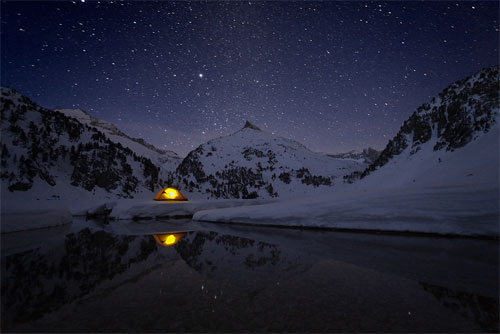
#> input picture MySubject/conv_program/testdata/01.bmp, 500 x 334 px, found by its file name; its folder holds only this picture in this run
$ python ren.py testdata/01.bmp   (older library calls are emulated)
#> lines starting #> are read from the running program, lines starting #| are printed output that depends on the picture
import cv2
import numpy as np
import sys

#############################################################################
##                           重み画像生成                                  ##
#############################################################################
def getWeight(img, eps=10.0):
    print('--------Product Weight Image---------')
    print('eps:' + str(eps))

    weightImg = 1.0 / (np.abs(img) + eps)
    return weightImg

#############################################################################
##                           勾配画像生成                                  ##
#############################################################################
def getGradient(img, Lambda=6.0, sigma=10.0, eps=10.0):
    print('--------Product Gradient Image---------')
    print('lambda:' + str(eps))
    print('sigma:' + str(eps))
    print('eps:' + str(eps))

    dst = img.copy()
    dst[dst < eps] = 0.0

    gradientImg = (1 + Lambda * np.exp(-np.abs(dst)/sigma)) * dst
    return gradientImg

def weightedMatrices(img, kernelX, kernelY, flag):

    if(flag == True):
        difImgX = cv2.filter2D(img, cv2.CV_64F, kernelX)
        weightImg = getWeight(difImgX, eps=10.0)
        gradientImg = getGradient(difImgX, Lambda=6.0, sigma=10.0, eps=10.0)

    else:
        difImgY = cv2.filter2D(img, cv2.CV_64F, kernelY)
        weightImg = getWeight(difImgY, eps=10.0)
        gradientImg = getGradient(difImgY, Lambda=6.0, sigma=10.0, eps=10.0)

    return weightImg, gradientImg


    ############################################################################
    ##         シグモイド関数                                                 ##
    ##         暗い部分を明るく詳細を強調し、明るい部分を強調して強調しすぎ   ##
    ############################################################################
    luminanceAdjusted = 2.0 * atan2(a * luminance) / 3.14

    ############################################################################
    ##         CLAHE(Contrast Limites Adaptive Histogram Equalization)        ##
    ##         最終的な強調結果をより自然にする                               ##
    ############################################################################
    clahe = cv2.createCLAHE(clipLimit=2.0, titleGridSize=(8, 8))
    maxb = clahe.apply(maxb)
    maxg = clahe.apply(maxg)
    maxr = clahe.apply(maxr)
    luminance = cv2.merge((maxb, maxg, maxr))

if __name__ == '__main__':
    imgName = sys.argv[1]
    img = cv2.imread('testdata/' + imgName)
#> img is the input picture: shape (334, 500, 3); mean B, G, R 54.1, 36.4, 34.5
    cv2.imshow("Input Image", img)
    cv2.waitKey()

    # BGRに分割
    b, g, r = cv2.split(img)
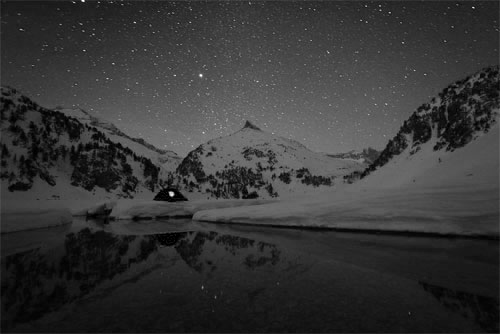
#> b: shape (334, 500); min 0, max 255, mean 54.1
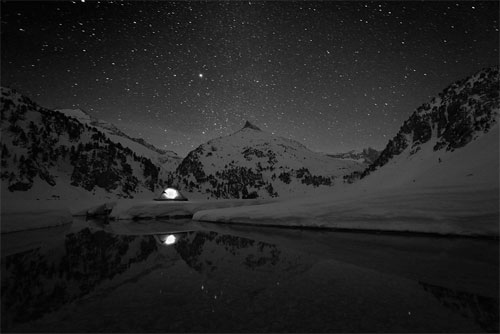
#> g: shape (334, 500); min 0, max 255, mean 36.4

    # カーネルX, カーネルY
    kernelX = np.array([[0, 0, 0],
                        [-1, 0, 1],
                        [0, 0, 0]])

    kernelY = np.array([[0, -1, 0],
                        [0, 0, 0],
                        [0, 1, 0]])

    weightB, gradientB = weightedMatrices(b, kernelX, kernelY, True)
#> in weightedMatrices, `difImgX = cv2.filter2D(img, cv2.CV_64F, kernelX)`:
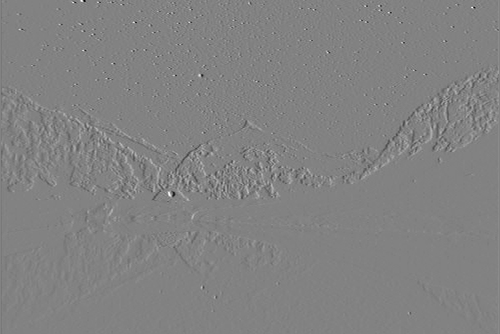
#> difImgX: shape (334, 500) float64; min -216, max 207, mean 0; drawn with min black and max white
#> in getGradient, `dst[dst < eps] = 0.0`:
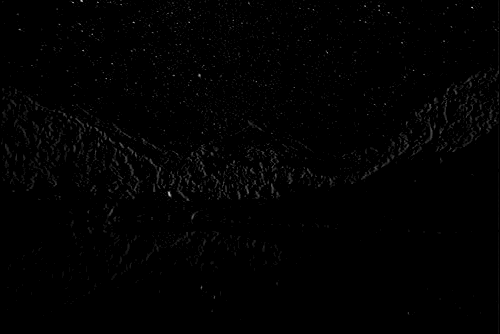
#> dst: shape (334, 500) float64; min 0, max 207, mean 1.8
    weightG, gradientG = weightedMatrices(g, kernelX, kernelY, True)
    weightR, gradientR = weightedMatrices(r, kernelX, kernelY, True)
#> call 3 of getWeight, with eps = 10
#> in getWeight (call 3), `weightImg = 1.0 / (np.abs(img) + eps)`:
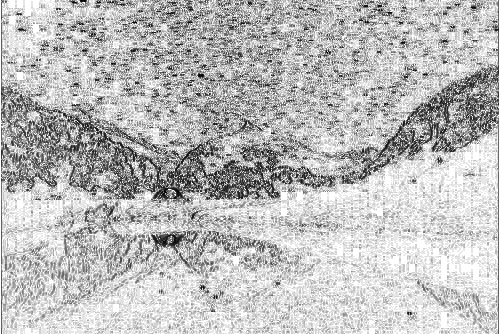
#> weightImg: shape (334, 500) float64; min 0.00427, max 0.1, mean 0.0753; drawn with min black and max white

    weightImg = cv2.merge((weightB, weightG, weightR))
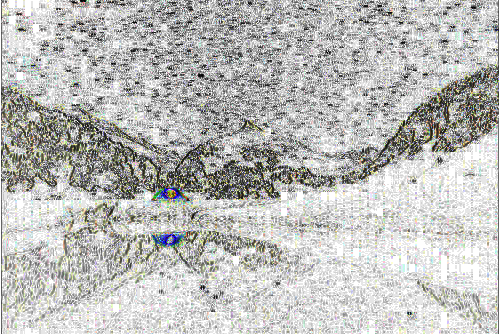
#> weightImg: shape (334, 500, 3) float64; mean B, G, R 0.0745, 0.0754, 0.0753; drawn with min black and max white
    gradientImg = cv2.merge((gradientB, gradientG, gradientR))
#> gradientImg: shape (334, 500, 3) float64

    print('--------Show Weight Image---------')
    cv2.imshow("Weight Image", weightImg)

    print('--------Show Gradient Image---------')
    cv2.imshow("Gradient Image", gradientImg)
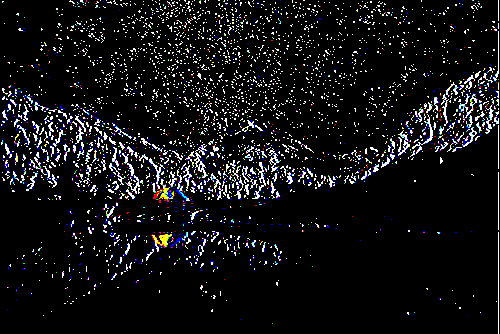
#> window 'Gradient Image': shape (334, 500, 3); mean B, G, R 20.6, 19, 19

    cv2.waitKey(0)

$ run again, on MySubject/conv_program/testdata/013.bmp
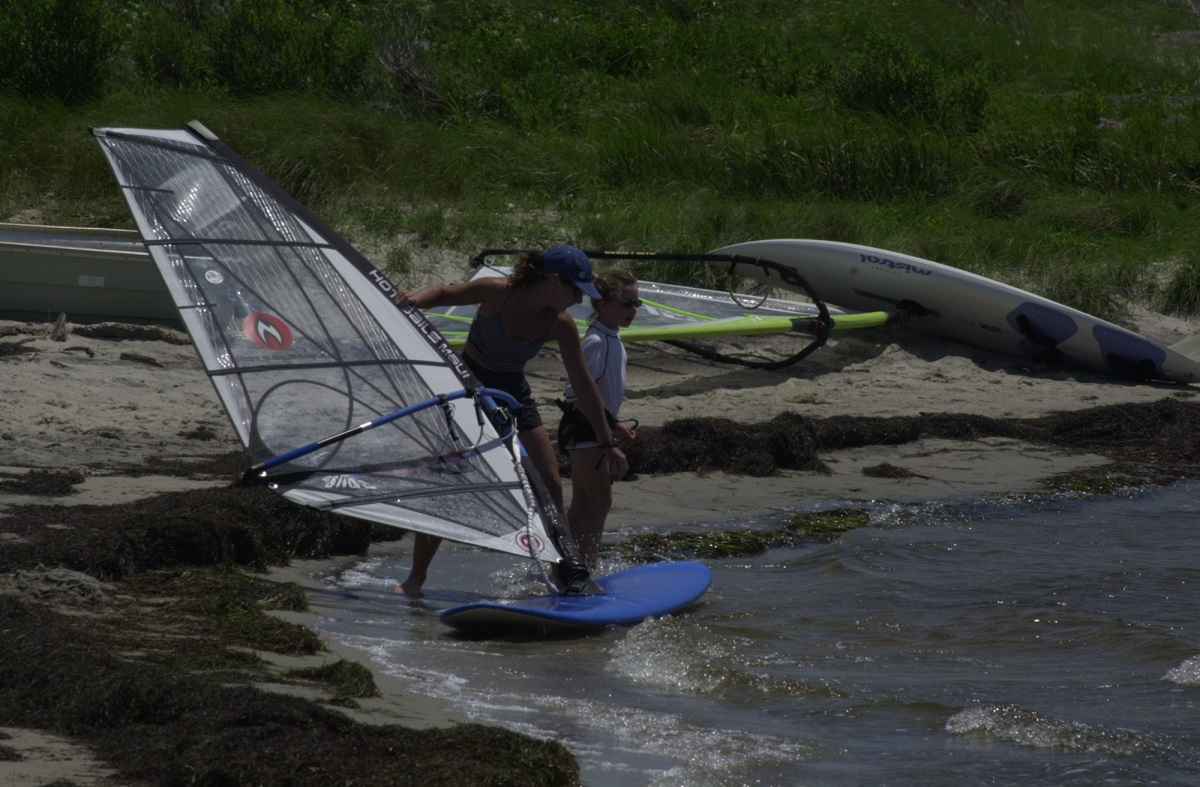
#> input picture MySubject/conv_program/testdata/013.bmp, 1200 x 787 px, found by its file name
#> img is the input picture: shape (787, 1200, 3); mean B, G, R 51, 57.5, 54.1
#> `weightImg = cv2.merge((weightB, weightG, weightR))`:
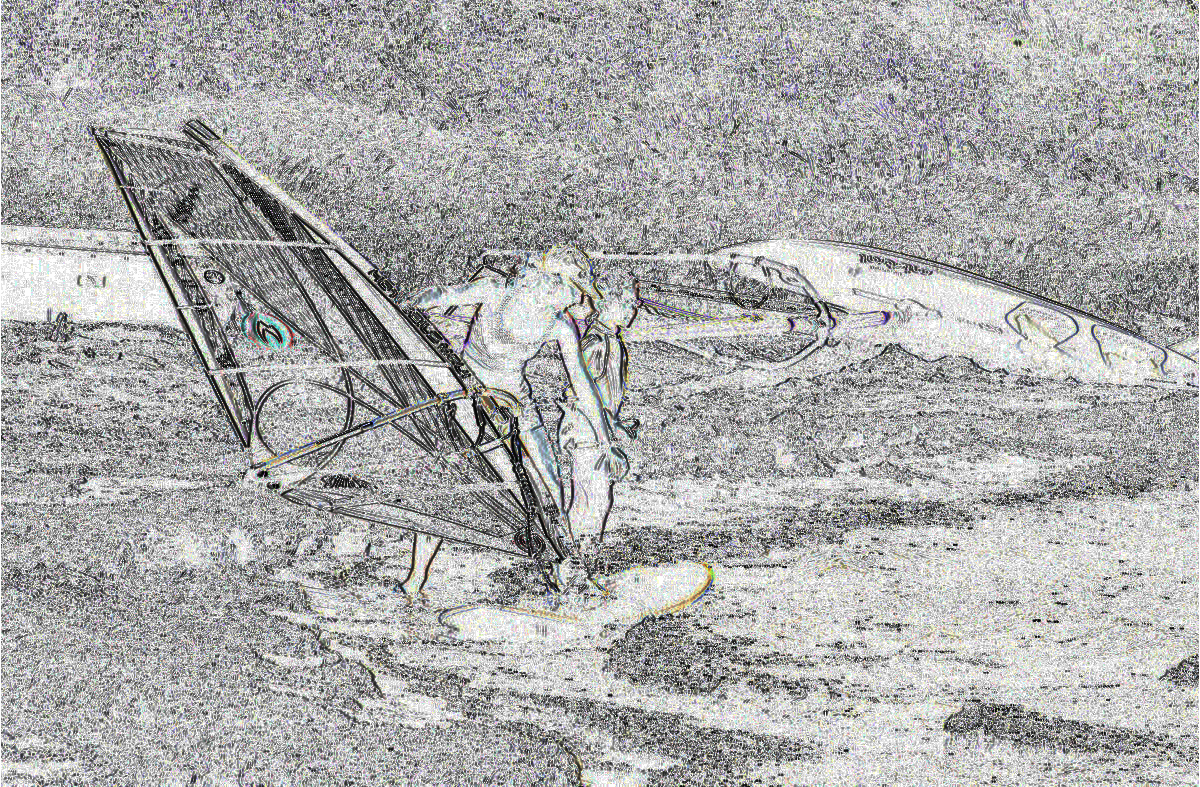
#> weightImg: shape (787, 1200, 3) float64; mean B, G, R 0.0689, 0.0693, 0.0692; drawn with min black and max white
#> `cv2.imshow("Gradient Image", gradientImg)`:
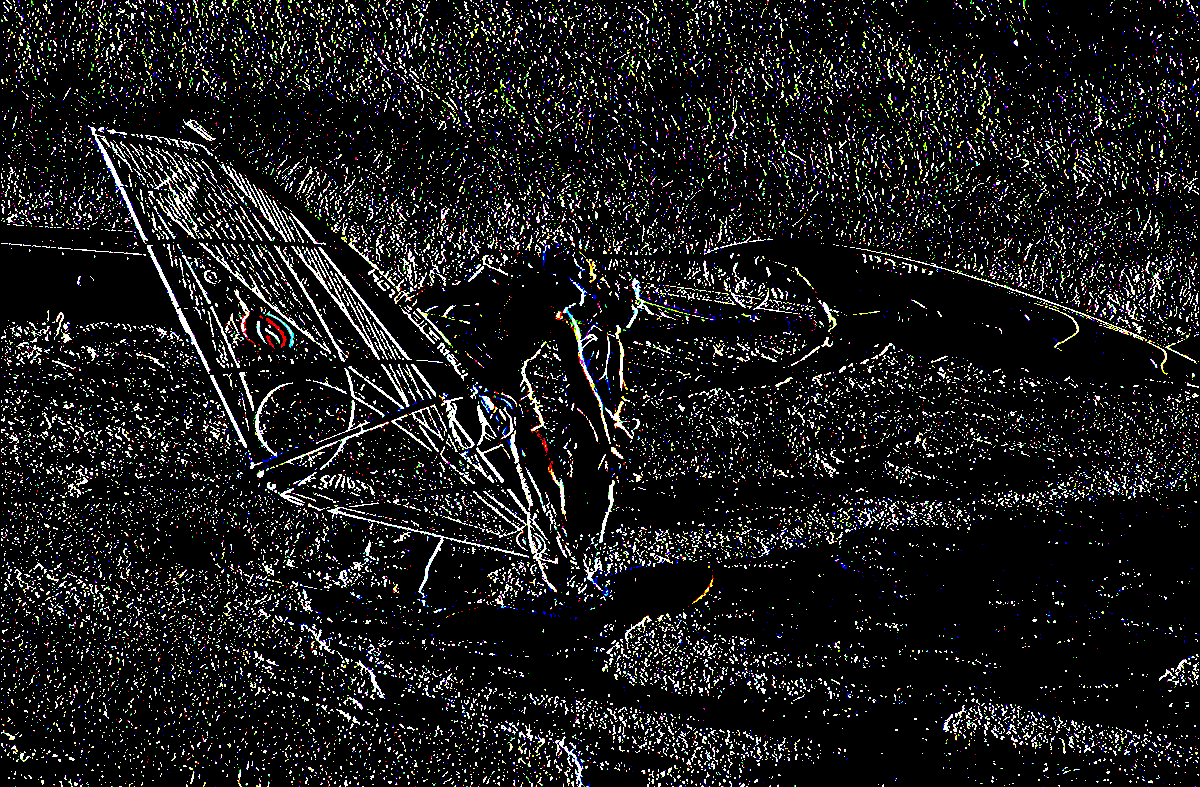
#> window 'Gradient Image': shape (787, 1200, 3); mean B, G, R 26.8, 26.8, 26.8

$ run again, on MySubject/conv_program/testdata/014.bmp
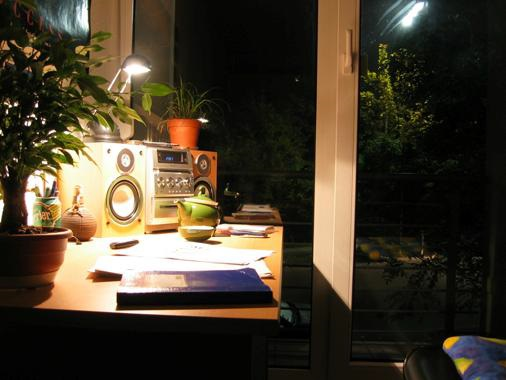
#> input picture MySubject/conv_program/testdata/014.bmp, 506 x 380 px, found by its file name
#> img is the input picture: shape (380, 506, 3); mean B, G, R 44.6, 60.6, 70.5
#> `weightImg = cv2.merge((weightB, weightG, weightR))`:
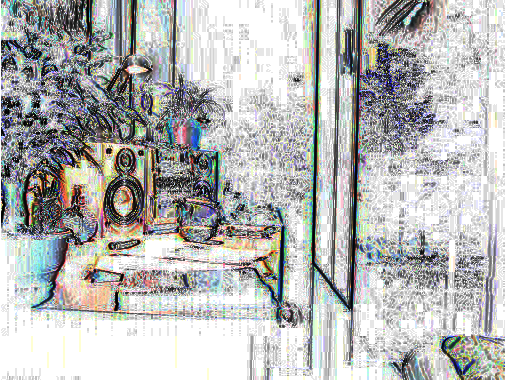
#> weightImg: shape (380, 506, 3) float64; mean B, G, R 0.0726, 0.0731, 0.0726; drawn with min black and max white
#> `cv2.imshow("Gradient Image", gradientImg)`:
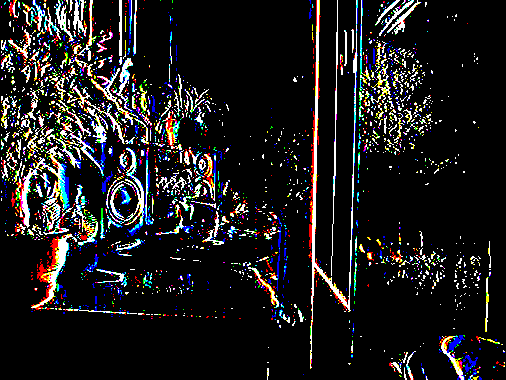
#> window 'Gradient Image': shape (380, 506, 3); mean B, G, R 28.7, 27.9, 29

$ run again, on MySubject/conv_program/testdata/015.bmp
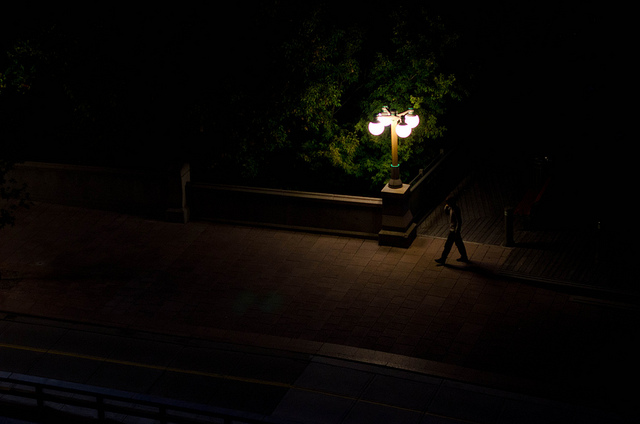
#> input picture MySubject/conv_program/testdata/015.bmp, 640 x 424 px, found by its file name
#> img is the input picture: shape (424, 640, 3); mean B, G, R 4.3, 6.5, 9
#> `cv2.imshow("Gradient Image", gradientImg)`:
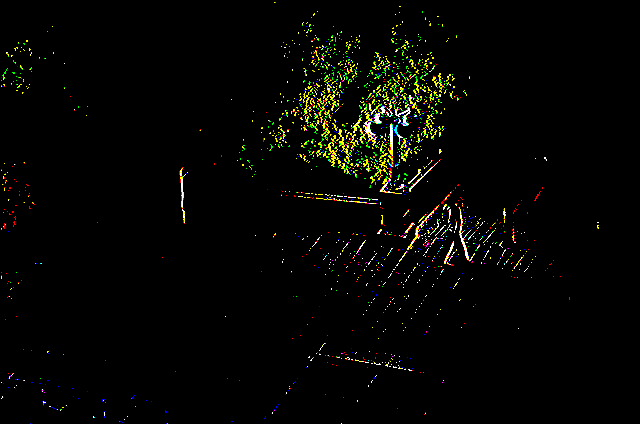
#> window 'Gradient Image': shape (424, 640, 3); mean B, G, R 2.3, 5.8, 5.4
